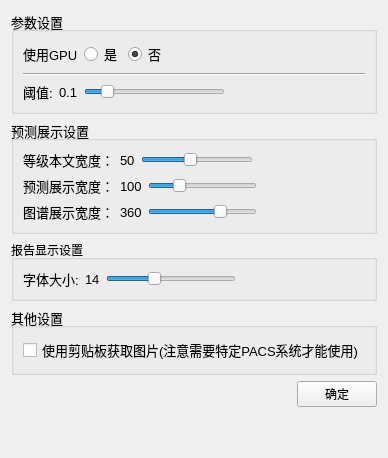
      <widget class="QWidget" name="tab_3">
       <attribute name="title">
        <string>设置区</string>
       </attribute>
       <layout class="QGridLayout" name="gridLayout_14">
        <item row="0" column="0">
         <layout class="QVBoxLayout" name="verticalLayout">
          <item>
           <widget class="QGroupBox" name="groupBox_3">
            <property name="font">
             <font>
              <pointsize>10</pointsize>
             </font>
            </property>
            <property name="title">
             <string>参数设置</string>
            </property>
            <layout class="QGridLayout" name="gridLayout_13">
             <item row="0" column="0">
              <layout class="QVBoxLayout" name="verticalLayout_2">
               <item>
                <layout class="QHBoxLayout" name="horizontalLayout">
                 <item>
                  <widget class="QLabel" name="label">
                   <property name="font">
                    <font>
                     <pointsize>10</pointsize>
                    </font>
                   </property>
                   <property name="text">
                    <string>使用GPU</string>
                   </property>
                  </widget>
                 </item>
                 <item>
                  <widget class="QRadioButton" name="gpu_rb">
                   <property name="font">
                    <font>
                     <pointsize>10</pointsize>
                    </font>
                   </property>
                   <property name="text">
                    <string>是</string>
                   </property>
                  </widget>
                 </item>
                 <item>
                  <widget class="QRadioButton" name="nogpu_rb">
                   <property name="font">
                    <font>
                     <pointsize>10</pointsize>
                    </font>
                   </property>
                   <property name="text">
                    <string>否</string>
                   </property>
                   <property name="checked">
                    <bool>true</bool>
                   </property>
                  </widget>
                 </item>
                 <item>
                  <spacer name="horizontalSpacer_3">
                   <property name="orientation">
                    <enum>Qt::Horizontal</enum>
                   </property>
                   <property name="sizeHint" stdset="0">
                    <size>
                     <width>40</width>
                     <height>20</height>
                    </size>
                   </property>
                  </spacer>
                 </item>
                </layout>
               </item>
               <item>
                <widget class="Line" name="line">
                 <property name="orientation">
                  <enum>Qt::Horizontal</enum>
                 </property>
                </widget>
               </item>
               <item>
                <layout class="QHBoxLayout" name="horizontalLayout_6">
                 <item>
                  <widget class="QLabel" name="label_2">
                   <property name="font">
                    <font>
                     <pointsize>10</pointsize>
                    </font>
                   </property>
                   <property name="text">
                    <string>阈值:</string>
                   </property>
                  </widget>
                 </item>
                 <item>
                  <widget class="QLabel" name="threshold_value">
                   <property name="font">
                    <font>
                     <pointsize>10</pointsize>
                    </font>
                   </property>
                   <property name="text">
                    <string>0.1</string>
                   </property>
                  </widget>
                 </item>
                 <item>
                  <widget class="QSlider" name="threshold_hs">
                   <property name="maximumSize">
                    <size>
                     <width>400</width>
                     <height>16777215</height>
                    </size>
                   </property>
                   <property name="minimum">
                    <number>1</number>
                   </property>
                   <property name="maximum">
                    <number>9</number>
                   </property>
                   <property name="sliderPosition">
                    <number>2</number>
                   </property>
                   <property name="orientation">
                    <enum>Qt::Horizontal</enum>
                   </property>
                  </widget>
                 </item>
                 <item>
                  <spacer name="horizontalSpacer_4">
                   <property name="orientation">
                    <enum>Qt::Horizontal</enum>
                   </property>
                   <property name="sizeHint" stdset="0">
                    <size>
                     <width>40</width>
                     <height>20</height>
                    </size>
                   </property>
                  </spacer>
                 </item>
                </layout>
               </item>
              </layout>
             </item>
            </layout>
           </widget>
          </item>
          <item>
           <widget class="QGroupBox" name="groupBox_4">
            <property name="font">
             <font>
              <pointsize>10</pointsize>
             </font>
            </property>
            <property name="title">
             <string>预测展示设置</string>
            </property>
            <layout class="QGridLayout" name="gridLayout_12">
             <item row="0" column="0">
              <layout class="QVBoxLayout" name="verticalLayout_3">
               <item>
                <layout class="QHBoxLayout" name="horizontalLayout_5">
                 <item>
                  <widget class="QLabel" name="label_4">
                   <property name="text">
                    <string>等级本文宽度：</string>
                   </property>
                  </widget>
                 </item>
                 <item>
                  <widget class="QLabel" name="grade_line_width">
                   <property name="text">
                    <string>50</string>
                   </property>
                  </widget>
                 </item>
                 <item>
                  <widget class="QSlider" name="grade_width_hs">
                   <property name="maximumSize">
                    <size>
                     <width>400</width>
                     <height>16777215</height>
                    </size>
                   </property>
                   <property name="minimum">
                    <number>10</number>
                   </property>
                   <property name="maximum">
                    <number>150</number>
                   </property>
                   <property name="sliderPosition">
                    <number>70</number>
                   </property>
                   <property name="orientation">
                    <enum>Qt::Horizontal</enum>
                   </property>
                  </widget>
                 </item>
                 <item>
                  <spacer name="horizontalSpacer_5">
                   <property name="orientation">
                    <enum>Qt::Horizontal</enum>
                   </property>
                   <property name="sizeHint" stdset="0">
                    <size>
                     <width>40</width>
                     <height>20</height>
                    </size>
                   </property>
                  </spacer>
                 </item>
                </layout>
               </item>
               <item>
                <layout class="QHBoxLayout" name="horizontalLayout_7">
                 <item>
                  <widget class="QLabel" name="label_5">
                   <property name="text">
                    <string>预测展示宽度：</string>
                   </property>
                  </widget>
                 </item>
                 <item>
                  <widget class="QLabel" name="pre_line_width">
                   <property name="text">
                    <string>100</string>
                   </property>
                  </widget>
                 </item>
                 <item>
                  <widget class="QSlider" name="pre_width_hs">
                   <property name="maximumSize">
                    <size>
                     <width>400</width>
                     <height>16777215</height>
                    </size>
                   </property>
                   <property name="minimum">
                    <number>50</number>
                   </property>
                   <property name="maximum">
                    <number>250</number>
                   </property>
                   <property name="sliderPosition">
                    <number>100</number>
                   </property>
                   <property name="orientation">
                    <enum>Qt::Horizontal</enum>
                   </property>
                  </widget>
                 </item>
                 <item>
                  <spacer name="horizontalSpacer_6">
                   <property name="orientation">
                    <enum>Qt::Horizontal</enum>
                   </property>
                   <property name="sizeHint" stdset="0">
                    <size>
                     <width>40</width>
                     <height>20</height>
                    </size>
                   </property>
                  </spacer>
                 </item>
                </layout>
               </item>
               <item>
                <layout class="QHBoxLayout" name="horizontalLayout_8">
                 <item>
                  <widget class="QLabel" name="label_l">
                   <property name="text">
                    <string>图谱展示宽度：</string>
                   </property>
                  </widget>
                 </item>
                 <item>
                  <widget class="QLabel" name="label_line_width">
                   <property name="text">
                    <string>360</string>
                   </property>
                  </widget>
                 </item>
                 <item>
                  <widget class="QSlider" name="label_width_hs">
                   <property name="maximumSize">
                    <size>
                     <width>400</width>
                     <height>16777215</height>
                    </size>
                   </property>
                   <property name="minimum">
                    <number>50</number>
                   </property>
                   <property name="maximum">
                    <number>500</number>
                   </property>
                   <property name="sliderPosition">
                    <number>360</number>
                   </property>
                   <property name="orientation">
                    <enum>Qt::Horizontal</enum>
                   </property>
                  </widget>
                 </item>
                 <item>
                  <spacer name="horizontalSpacer_7">
                   <property name="orientation">
                    <enum>Qt::Horizontal</enum>
                   </property>
                   <property name="sizeHint" stdset="0">
                    <size>
                     <width>40</width>
                     <height>20</height>
                    </size>
                   </property>
                  </spacer>
                 </item>
                </layout>
               </item>
              </layout>
             </item>
            </layout>
           </widget>
          </item>
          <item>
           <widget class="QGroupBox" name="groupBox_5">
            <property name="title">
             <string>报告显示设置</string>
            </property>
            <layout class="QGridLayout" name="gridLayout_15">
             <item row="0" column="0">
              <layout class="QVBoxLayout" name="verticalLayout_19">
               <item>
                <layout class="QHBoxLayout" name="horizontalLayout_9">
                 <item>
                  <widget class="QLabel" name="label_3">
                   <property name="font">
                    <font>
                     <pointsize>10</pointsize>
                    </font>
                   </property>
                   <property name="text">
                    <string>字体大小:</string>
                   </property>
                  </widget>
                 </item>
                 <item>
                  <widget class="QLabel" name="font_size_lable">
                   <property name="font">
                    <font>
                     <pointsize>10</pointsize>
                    </font>
                   </property>
                   <property name="text">
                    <string>14</string>
                   </property>
                  </widget>
                 </item>
                 <item>
                  <widget class="QSlider" name="font_size_hs">
                   <property name="maximumSize">
                    <size>
                     <width>400</width>
                     <height>16777215</height>
                    </size>
                   </property>
                   <property name="minimum">
                    <number>5</number>
                   </property>
                   <property name="maximum">
                    <number>30</number>
                   </property>
                   <property name="value">
                    <number>14</number>
                   </property>
                   <property name="orientation">
                    <enum>Qt::Horizontal</enum>
                   </property>
                  </widget>
                 </item>
                 <item>
                  <spacer name="horizontalSpacer_8">
                   <property name="orientation">
                    <enum>Qt::Horizontal</enum>
                   </property>
                   <property name="sizeHint" stdset="0">
                    <size>
                     <width>40</width>
                     <height>20</height>
                    </size>
                   </property>
                  </spacer>
                 </item>
                </layout>
               </item>
              </layout>
             </item>
            </layout>
           </widget>
          </item>
          <item>
           <widget class="QGroupBox" name="groupBox_6">
            <property name="font">
             <font>
              <pointsize>10</pointsize>
             </font>
            </property>
            <property name="title">
             <string>其他设置</string>
            </property>
            <layout class="QGridLayout" name="gridLayout_16">
             <item row="0" column="0">
              <layout class="QVBoxLayout" name="verticalLayout_17">
               <item>
                <layout class="QHBoxLayout" name="horizontalLayout_3">
                 <item>
                  <widget class="QCheckBox" name="clipboard_cb">
                   <property name="text">
                    <string>使用剪贴板获取图片(注意需要特定PACS系统才能使用)</string>
                   </property>
                  </widget>
                 </item>
                </layout>
               </item>
              </layout>
             </item>
            </layout>
           </widget>
          </item>
          <item>
           <layout class="QHBoxLayout" name="horizontalLayout_4">
            <item>
             <spacer name="horizontalSpacer_2">
              <property name="orientation">
               <enum>Qt::Horizontal</enum>
              </property>
              <property name="sizeHint" stdset="0">
               <size>
                <width>40</width>
                <height>20</height>
               </size>
              </property>
             </spacer>
            </item>
            <item>
             <widget class="QPushButton" name="sure_bn">
              <property name="text">
               <string>确定</string>
              </property>
             </widget>
            </item>
           </layout>
          </item>
         </layout>
        </item>
        <item row="1" column="0">
         <spacer name="verticalSpacer">
          <property name="orientation">
           <enum>Qt::Vertical</enum>
          </property>
          <property name="sizeHint" stdset="0">
           <size>
            <width>20</width>
            <height>40</height>
           </size>
          </property>
         </spacer>
        </item>
       </layout>
      </widget>
